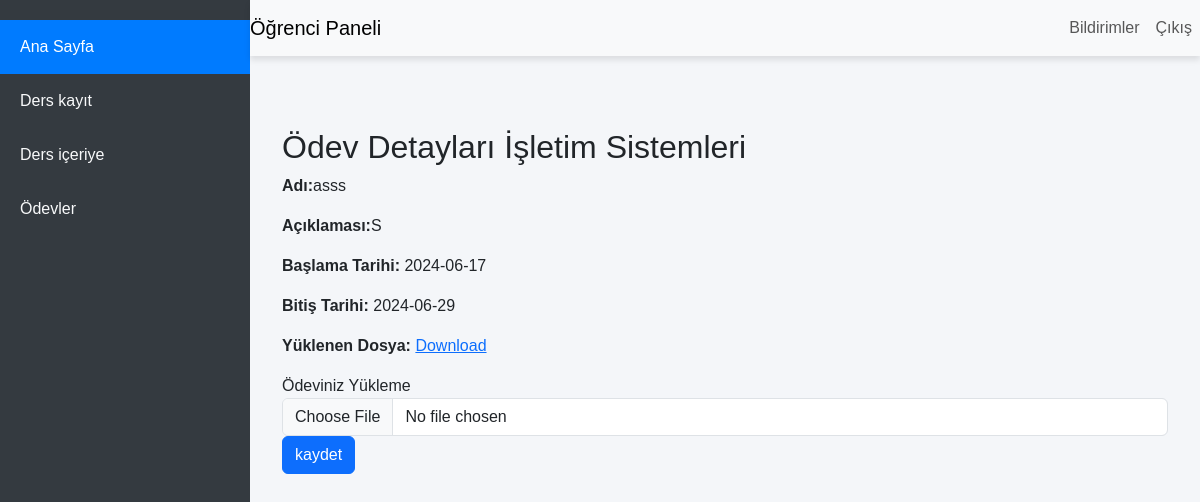
Screenshot of /student/submit_assignment.php?assignment_id=50 (signed in) with the database file from the repository.
### tables this page shows
CREATE TABLE `assignments` (
  `id` int(11) NOT NULL,
  `course_id` int(11) NOT NULL,
  `assignment_title` varchar(255) NOT NULL,
  `file_path` varchar(255) NOT NULL,
  `description` text NOT NULL,
  `created_at` timestamp NULL DEFAULT current_timestamp(),
  `start_date` date NOT NULL,
  `end_date` date NOT NULL,
  `teacher_id` int(11) NOT NULL
);

CREATE TABLE `courses` (
  `id` int(10) UNSIGNED NOT NULL,
  `course_name` varchar(100) NOT NULL,
  `course_description` text NOT NULL
);

### student/submit_assignment.php (the view, shortened to what this page needs)
<?php
include('../includes/header.php');
include('../includes/sidebarstd.php');
include('../includes/navbarstd.php');
include('../config.php');
$assignment_id = $_GET['assignment_id'];
$assignment_query = "
    SELECT a.id, c.course_name, a.assignment_title, a.file_path, a.description, a.start_date, a.end_date
    FROM assignments a
    JOIN courses c ON a.course_id = c.id
    WHERE a.id = ?
";
$stmt = $conn->prepare($assignment_query);
$stmt->bind_param("i", $assignment_id);
$stmt->execute();
$assignment_result = $stmt->get_result();
if ($assignment_result->num_rows == 1) {
    $assignment = $assignment_result->fetch_assoc();
} else {
    echo "Ödev Bulanmadı.";
    exit();
}
?>
<div class="content">
    <div class="container mt-5">
        <h2>Ödev Detayları <?php echo $assignment['course_name']; ?></h2>
        <p><strong>Adı:</strong><?php echo $assignment['assignment_title']; ?></p>
        <p><strong>Açıklaması:</strong><?php echo $assignment['description']; ?></p>
        <p><strong>Başlama Tarihi:</strong> <?php echo $assignment['start_date']; ?></p>
        <p><strong>Bitiş Tarihi:</strong> <?php echo $assignment['end_date']; ?></p>
        <p><strong>Yüklenen Dosya:</strong> <a href="<?php echo $assignment['file_path']; ?>" target="_blank">Download</a></p>
        <form action="process_submit_assignment.php" method="post" enctype="multipart/form-data">
            <div class="form-group">
                <label for="assignment_file">Ödeviniz Yükleme</label>
                <input type="file" class="form-control" id="assignment_file" name="assignment_file" required>
            </div>
            <button type="submit" class="btn btn-primary">kaydet</button>
        </form>
    </div>
</div>
<?php
include('../includes/footer.php');
?>

### includes/header.php (style rules this page uses)
body { font-family: 'Arial', sans-serif; background-color: #f4f6f9; margin: 0; }
.content { margin-left: 250px; padding: 20px; padding-top: 80px; }

### rows the page displays
assignments: course.course_name "İşletim Sistemleri", assignment_title "asss", description "S", start_date "2024-06-17", end_date "2024-06-29"
